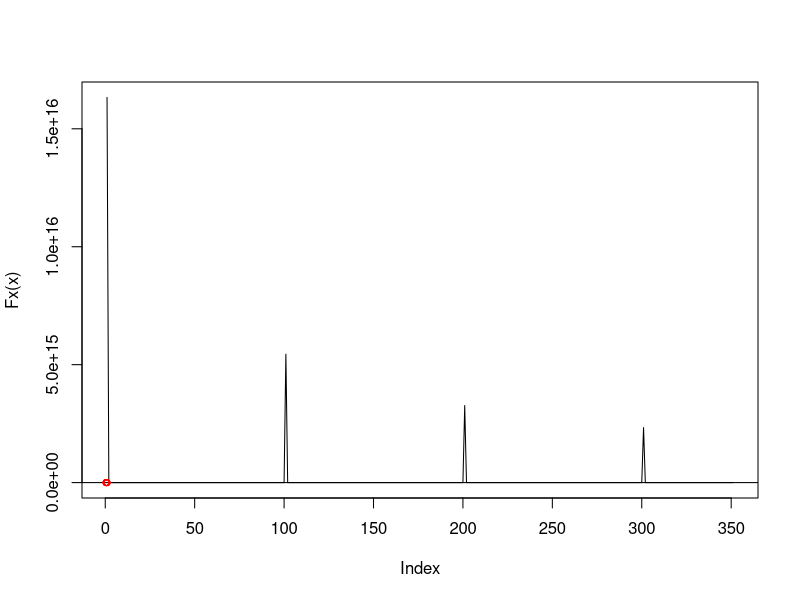
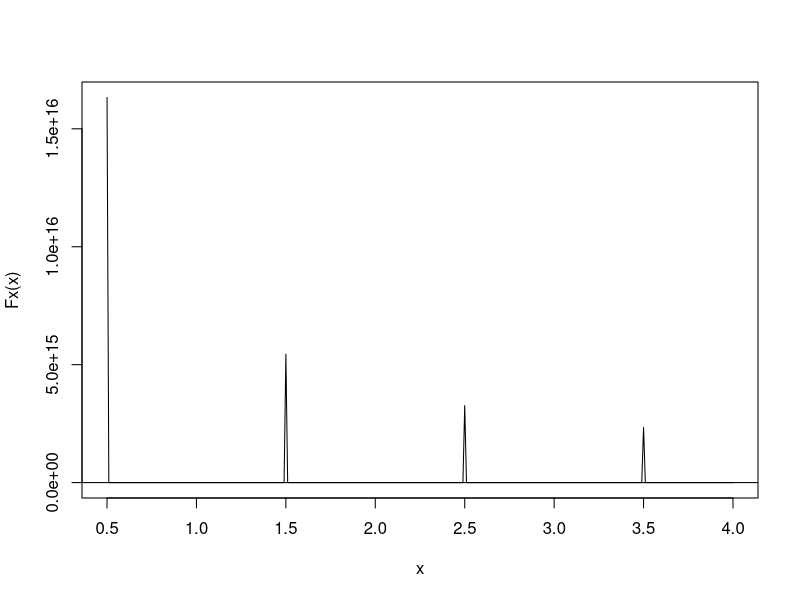

These charts were generated, in order, by the following R code:
##Omar Espinel Santamaria
#Documento CC: 1019130596
#Parcial 1 Analisis Numerico
#Punto 2 A

rm(list=ls())



funcXn <- function(xa,xb) {
  
  # Fx <- function(x) tan(pi*x)
  Fx <- function(x) tan(pi*x) - sin(pi*x) #se igualan las dos funciones y se despejan para cero
  x<-seq(xa,xb,0.01)
  plot(Fx(x),type="l")
  abline(h=0)
  c<-1
  i<-0
  # se deciden estos valores iniciales de manera arbitraria pero aun asi cercanos al punto que desea el usuario
  x<-xa+.002
  x1<-xa+.001
  x2<-xa
  while ( (c > 1.e-9) || (x<=xb) ) {
    i<-i+1
    x2<-x1
    x1<-x
    
    if((Fx(x1) - Fx(x2))==0){
      cat ("Error, Indeterminacion por division entre cero\n")
      break
    }
    
    x<-( x1 - ( ( Fx(x1) * (x1-x2) )/(Fx(x1) -Fx(x2)) ) ) #Se aplica la funcion para encontrar el valor de x
    
    if(  (x-(floor(x))<0.5) ||  (x-(floor(x))>(3/2))  ){ 
      #si el valor de x hace que la funcion tan(pi*x) salga de sus limites se entra a este if y se recalcula x para evitar que la funcion tienda a inf 
      i<-i+1
      x2<-x1
      x1<-x
      x<-( x1 - ( ( Fx(x1) * (x1-x2) )/(Fx(x1) -Fx(x2)) ) )
    }
    if((Fx(x)==0)  || (abs(Fx(x))<1.e-9) ){
      #Si la raiz da igual a cero o muy cercana (1e-9) a cero
      cat ("Raiz encontrada en",x,"\n")
      break
    }
    c<-abs(Fx(x)-Fx(x1))/abs(Fx(x))
    #se calcula el error
    points(x,0, cex = .8, col = "red")
    cat("Solucion=",x,"Funcion=",Fx(x),"\t Error=",c,"\t Iteracion=",i,"\n")
  }
}
funcXn(0.5,4)

# Punto 2 B

#Se usa el metodo de biseccion para calcular la solucion y se mira la cantidad de operaciones, se agrega un if para descartar indeterminaciones en la funcion Tan(pi*x)

funcBiseccion<-function(a,b){
  Fx <- function(x)  tan(pi*x) - sin(pi*x)
  x<-seq(a,b,0.01)
  plot(x,Fx(x),type="l")
  abline(h=0)
  i<-0
  x<-b
  c<-abs(a-b)/2
  while (c > 1.e-8)
  {
    if (Fx(x) == 0) break
    if (Fx(x)*Fx(a) < 0) b <- x 
    else {a <- x}
    i<-i+1
    x<-(a+b)/2
    if(  (x-(floor(x))<0.5) ||  (x-(floor(x))>(3/2))  ){
      i<-i+1
      x<-(a+b)/2
    }
    c<-abs(a-b)/2
    points(x,0, cex = .8, col = "red")
    cat("Solucion=",x,"\t Error=",c,"\t Iteracion=",i,"\n")
  }
}
funcBiseccion(0.5,4)



